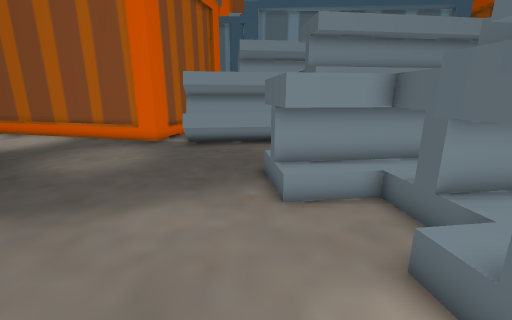
[1] (above)

16 first-person views from a walk through a Unity game level. The camera is 1.4 m above the floor, tilts 14° down and sees 90° across. The floor is counted in squares, 0.5 m on a side. Each view is taken from the middle of a square. On the plan, view 1 faces up. The plan holds only what a view shows up to about 19 squares ahead; the rest is blank. The place goes on beyond the plan.

[2]
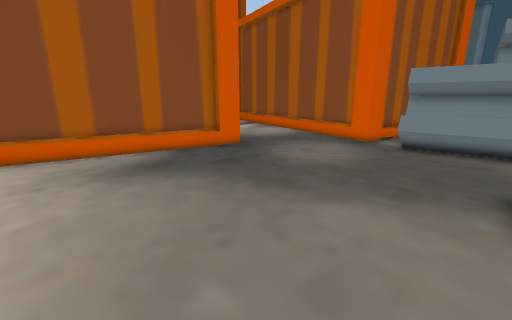

[3]
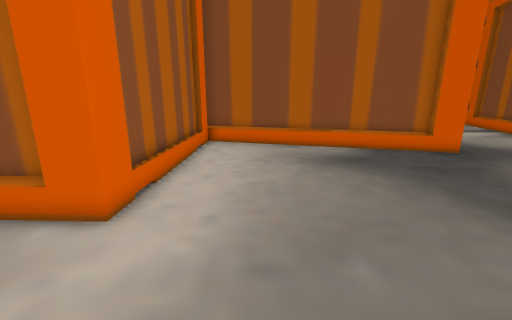

[4]
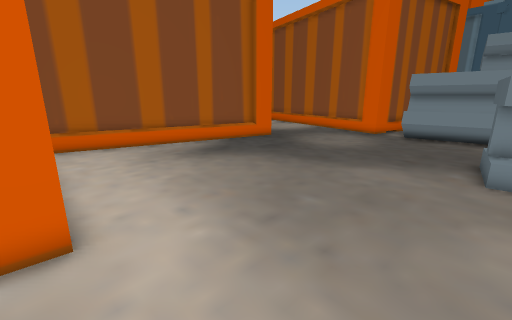

[5]
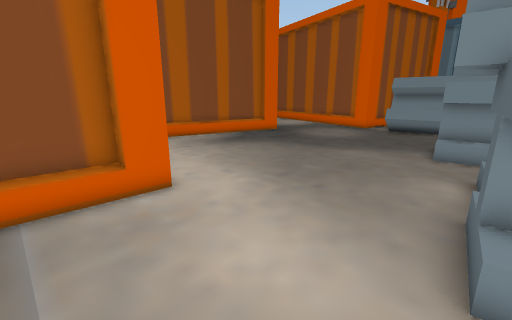

[6]
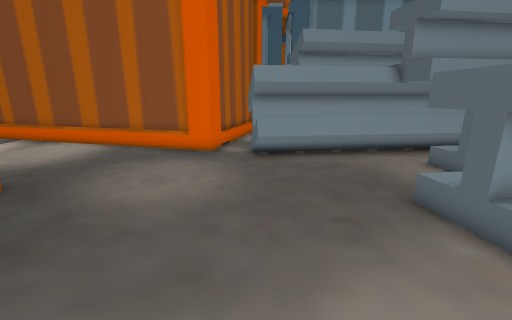

[7]
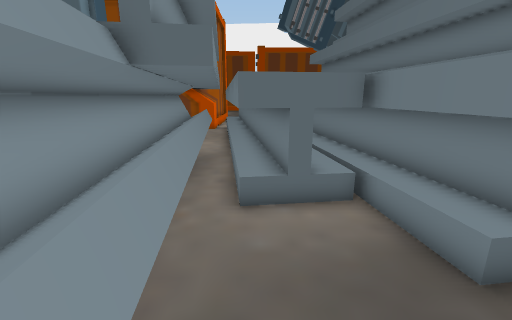

[8]
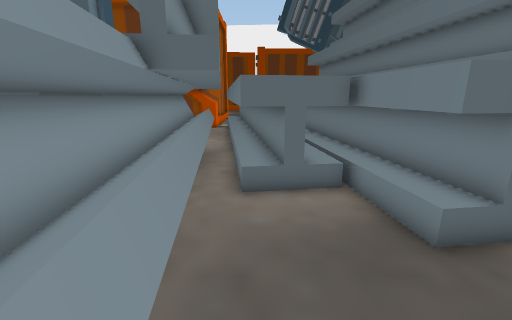

[9]
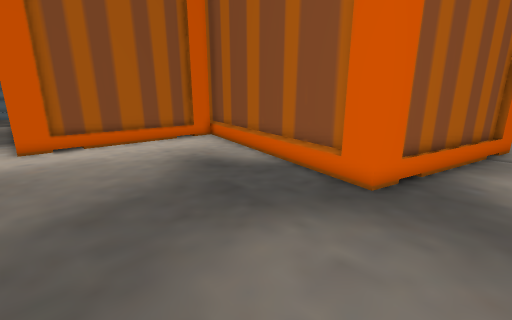

[10]
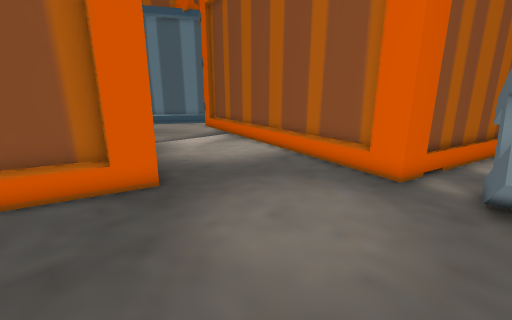

[11]
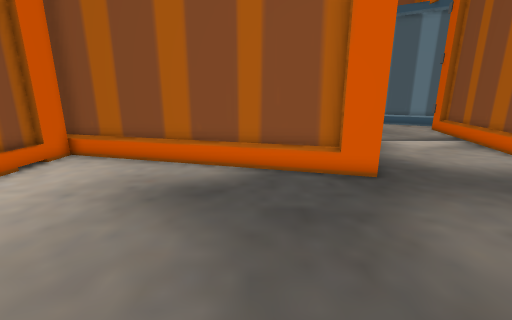

[12]
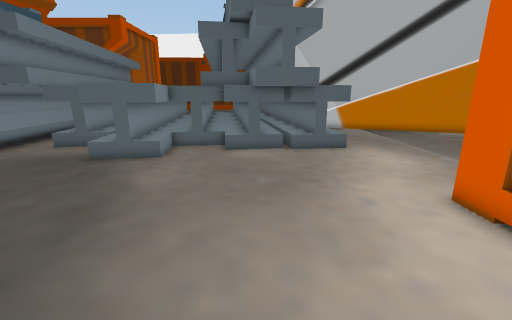

[13]
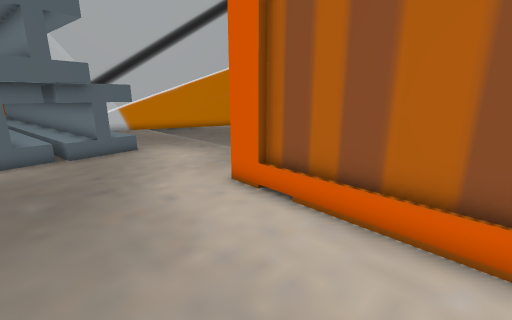

[14]
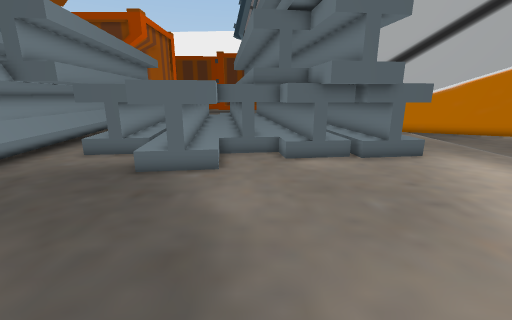

[15]
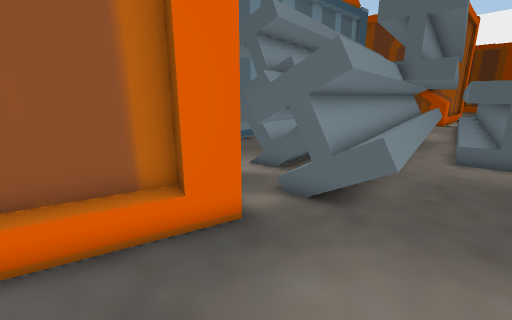

[16]
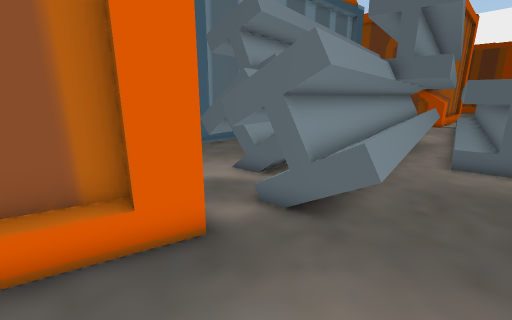

### Floor plan
Key: @ floor where view 1 was taken; # wall or solid block; . floor; = window, fence, low wall or low ledge; ^ raised ledge; O other object.
Columns run from 20 left of view 1 to 15 right of it. Each row starts with its distance up from view 1.
 20 #####         #..##
 19 ...O####      #.. ###
 18 .......#####  #.^^^          #######
 17 ...........#O##.^ ^ ^^^########^^^
 16 .............##.^^#####^^^^^^^^^^^==
 15 ................=#=^^^^^^^^====..^^^
 14 ................========#^^^^^^^  ^^
 13 .......................^^ ^^^^^^^^^
 12 ###.....................^^^^^^^
 11   #####O................^ ^ ^
 10       ###............^^^^^^^  ^^^
  9        ##............^ ^^^^^^^^
  8        #.............^^^^^^
  7        #.............^^^^
  6       ##................^^^^^^
  5       #.................####
  4       #................#####
  3       #................########
  2      ##...............###  ####
  1      #................###  ######
  0      #..............@.##############
 -1      #................#######
 -2     ##.................#
 -3     #OOO...............#
 -4     #O##########...........
 -5                #.............
 -6                #..............
 -7                #..............

Where each view was taken, in squares from view 1:
view 1: 0 up, 0 right, facing up
view 2: 0 up, 0 right, facing up-left
view 3: 0 up, 1 right, facing left
view 4: 4 down, 1 right, facing up-left
view 5: 7 down, 3 right, facing up-left
view 6: 3 up, 4 left, facing up
view 7: 13 up, 3 left, facing right
view 8: 13 up, 4 left, facing right
view 9: 13 up, 4 left, facing down-left
view 10: 7 up, 4 left, facing up-left
view 11: 6 up, 3 left, facing left
view 12: 2 up, 11 left, facing right
view 13: 2 up, 11 left, facing down-right
view 14: 5 up, 9 left, facing right
view 15: 12 up, 10 left, facing up-right
view 16: 12 up, 9 left, facing up-right
